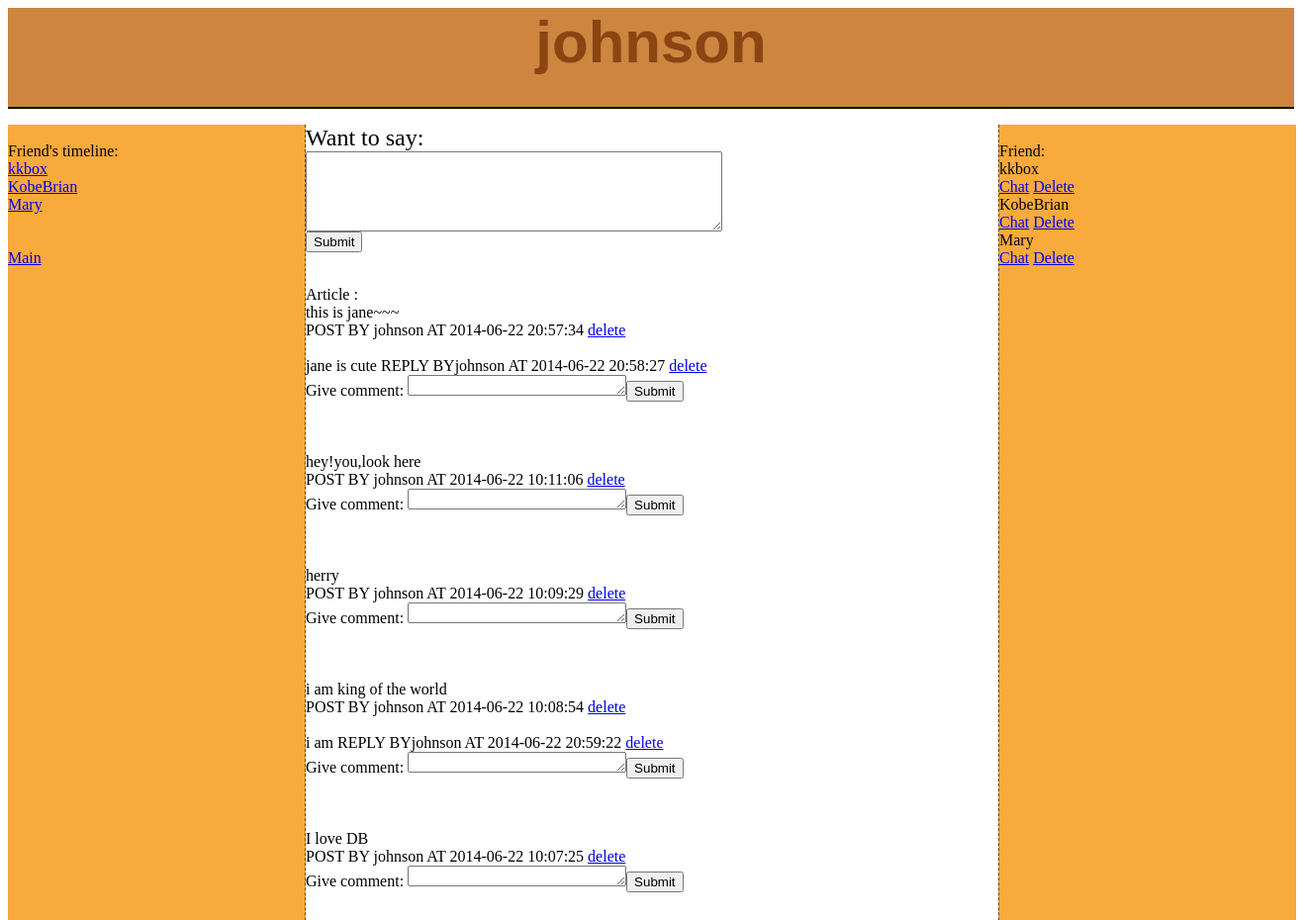
/timeline.php?uid=1 (signed in), run on the app's committed database.
### tables this page shows
CREATE TABLE IF NOT EXISTS `personal_info` (
  `uid` varchar(15) NOT NULL,
  `name` varchar(30) NOT NULL,
  `sex` enum('M','F') NOT NULL,
  `birthday` date NOT NULL,
  `hid` varchar(15) NOT NULL,
  `modtime` datetime NOT NULL,
  PRIMARY KEY (`uid`)
);

CREATE TABLE IF NOT EXISTS `friend` (
  `uid` varchar(15) NOT NULL,
  `friend_uid` varchar(15) NOT NULL,
  `relation` varchar(15) NOT NULL,
  PRIMARY KEY (`uid`,`friend_uid`)
);

CREATE TABLE IF NOT EXISTS `article` (
  `aid` int(15) NOT NULL,
  `content` varchar(100) NOT NULL,
  `post_time` datetime NOT NULL,
  `uid` int(15) NOT NULL,
  PRIMARY KEY (`aid`)
);

CREATE TABLE IF NOT EXISTS `reply` (
  `rid` int(15) NOT NULL,
  `aid` int(15) NOT NULL,
  `uid` int(15) NOT NULL,
  `text` varchar(50) NOT NULL,
  `response_time` datetime NOT NULL,
  PRIMARY KEY (`response_time`)
);

### timeline.php (the view, shortened to what this page needs)
<html>
<head>
<link href="style.css" rel="stylesheet" type="text/css">
</head>
<body>
<?php
if(isset($_SESSION['name']) && $_GET['uid']){
	$host ="localhost";
	$username = "dbuser";
	$password = "dbuser";
	$database = "db_0010145";
	$con = mysqli_connect($host, $username, $password, $database);
	echo '<div id="header"><p>';
	$now_name= "SELECT name FROM personal_info WHERE uid ='".$_GET['uid']."'" ;
	$b1=mysqli_query($con,$now_name);
	$row2=mysqli_fetch_array($b1);
	echo $row2['name'];
	echo "<br/>";
	echo '</div></p>';
	$now_id=$_GET['uid'];
	$friend = "SELECT friend_uid FROM friend WHERE uid ='".$_GET['uid']."'";
	$mem=mysqli_query($con,$friend);
	$num=mysqli_num_rows($mem);
	$judge=1;
	echo '<div id="leftnav">';
	if($_GET['uid']==$_SESSION['uid']){
	echo "<br/>Friend's timeline:<br/>";
	while($judge<=$num){
		$friendmem=mysqli_fetch_array($mem);
		$link = $friendmem['friend_uid'];
		$friend1 = "SELECT name FROM personal_info WHERE uid ='".$friendmem['friend_uid']."'";
		$mem1=mysqli_query($con,$friend1);
		$friendmem1=mysqli_fetch_array($mem1);
		echo "<a href=\"timeline.php?uid=$link\">".$friendmem1['name']."</a>";
		echo "<br/>";
		$judge++;
	}
	echo"<br/><br/>";
	}
	echo '<a href="main.php">Main</a>';
	echo '</div>';
	}
	echo '<div id="rightnav">';
	if($_GET['uid']==$_SESSION['uid']){
		$friend_chat = "SELECT friend_uid FROM friend WHERE uid ='".$_GET['uid']."'";
		$mem_chat=mysqli_query($con,$friend_chat);
		$num_chat=mysqli_num_rows($mem_chat);
		$count=1;
	echo "<br/>Friend:<br/>";
	while($count<=$num_chat){
		$friendmem_chat=mysqli_fetch_array($mem_chat);
		$link = $friendmem_chat['friend_uid'];
		$friend_chat = "SELECT name FROM personal_info WHERE uid ='".$friendmem_chat['friend_uid']."'";
		$sql=mysqli_query($con,$friend_chat);
		$result=mysqli_fetch_array($sql);
		$word1="Chat";
		$word2="Delete";
		echo $result['name'];
		echo "<br/>";
		echo "<a href=\"chat.php?uid=$link\">".$word1."</a>";
		echo "<a href=\"deletefriend.php?uid=$link\">".$word2."</a>";
		echo "<br/>";
		$count++;
	}
	}
	echo '</div>';
	echo'<div id="body">';
	if($now_id==$_SESSION['uid']){
	echo"<form method=\"post\" action=\"addarticle.php\">";
	echo"<font size=\"5\">Want to say: </font></br>";
	echo"<textarea name=\"text\" rows=\"5\" cols=\"50\">";
	echo"</textarea></br>";
	echo"<input type=\"submit\">";
	echo"</form>";
	$article5 = "SELECT aid,content,uid,post_time FROM article WHERE uid ='".$_SESSION['uid']."'ORDER BY post_time DESC" ;
	$a5=mysqli_query($con,$article5);
	$number5=mysqli_num_rows($a5);
	$j5=1;
	echo"<br/>";
	echo "Article : <br/>";
	while($j5<=$number5){
		$row5=mysqli_fetch_array($a5);
		echo $row5['content'];
		echo"<br/>";
		echo"POST BY ";
		$select5= "SELECT name FROM personal_info WHERE uid ='".$_SESSION['uid']."'" ;
		$b5=mysqli_query($con,$select5);
		$row4=mysqli_fetch_array($b5);
		echo $row4['name'];
		echo" AT ";
		echo $row5['post_time'];
		$postid1 = $row5['aid'];
		echo " <A href=deletearticle.php?postid=$postid1 ;>delete</A>";
		$comment = "SELECT rid,aid,uid,text,response_time FROM reply WHERE aid ='".$postid1."'ORDER BY response_time DESC" ;
		$s=mysqli_query($con,$comment);
		$numberofresponse=mysqli_num_rows($s);
		$k=1;
		echo"<br/>";
		while($k<=$numberofresponse){
			echo"<br/>";
			$response=mysqli_fetch_array($s);
			echo $response['text'];
			$selectname= "SELECT name FROM personal_info WHERE uid ='".$response['uid']."'" ;
			$how=mysqli_query($con,$selectname);
			$response1=mysqli_fetch_array($how);
			echo" REPLY BY";
			echo $response1['name'];
			echo" AT ";
			echo $response['response_time'];
			$rid=$response['rid'];
			echo " <A href=deleteresponse.php?response=$rid ;>delete</A>";
			$k++;
		}
		echo"<form method=\"post\" action=\"addresponse.php\">";
		echo"Give comment: ";
		echo"<textarea name=\"text\" rows=\"1\" cols=\"25\">";
		echo"</textarea>";
		echo"<input type=\"submit\">";
		echo"</form>";
		echo "<br/><br/>";
		$j5++;
	}
	}
	echo '</div>';
?>
</body>
</html>

### style.css (style rules this page uses)
#header { width: 1300px; height: 100px; position: relative; background-color: peru; border-bottom: 2px solid #000000; }
#header p { color:saddlebrown; font-family:Arial; font-weight:bold; font-size: 60px; text-align:center; }
#leftnav { float: left; width: 300px; height: 1200px; background-color: #F8AA3C; border-right:1px dashed #694717; }
#rightnav { float: right; width: 300px; height: 1200px; background-color: #F8AA3C; border-left: 1px dashed #694717; }
#body { width: 700px; margin-left:301px; margin-right:301px; }

### data on the page
personal_info: name "johnson"
friend: personal_info.name "kkbox"
friend: personal_info.name "KobeBrian"
friend: personal_info.name "Mary"
personal_info: name "kkbox"
personal_info: name "KobeBrian"
personal_info: name "Mary"
article: content "this is jane~~~", uid.name "johnson", post_time "2014-06-22 20:57:34"
reply: text "jane is cute", uid.name "johnson", response_time "2014-06-22 20:58:27"
article: content "hey!you,look here", uid.name "johnson", post_time "2014-06-22 10:11:06"
article: content "herry", uid.name "johnson", post_time "2014-06-22 10:09:29"
article: content "i am king of the world", uid.name "johnson", post_time "2014-06-22 10:08:54"
reply: text "i am", uid.name "johnson", response_time "2014-06-22 20:59:22"
article: content "I love DB", uid.name "johnson", post_time "2014-06-22 10:07:25"

### other printed values
$word1 "Chat"
$word2 "Delete"
